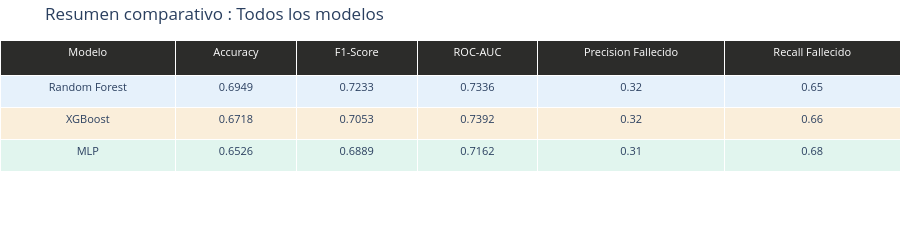

The cell this chart's notebook holds for it:
### Code cell
# -- Visualización 4: Tabla resumen ----------------------------------------------
df_resumen = df_res[['modelo','accuracy','f1_score','roc_auc',
                     'precision_fallecido','recall_fallecido']].copy()

fig_tabla = go.Figure(go.Table(
    columnwidth=[160, 110, 110, 110, 170, 160],
    header=dict(
        values=['Modelo','Accuracy','F1-Score','ROC-AUC',
                'Precision Fallecido','Recall Fallecido'],
        fill_color='#2c2c2a',
        font=dict(color='white', size=11),
        align='center',
        height=35
    ),
    cells=dict(
        values=[
            df_resumen['modelo'],
            df_resumen['accuracy'].apply(lambda x: f'{x:.4f}'),
            df_resumen['f1_score'].apply(lambda x: f'{x:.4f}'),
            df_resumen['roc_auc'].apply(lambda x: f'{x:.4f}'),
            df_resumen['precision_fallecido'].apply(lambda x: f'{x:.2f}'),
            df_resumen['recall_fallecido'].apply(lambda x: f'{x:.2f}'),
        ],
        fill_color=[['#E6F1FB','#FAEEDA','#E1F5EE']],
        font=dict(size=11),
        align='center',
        height=32
    )
))
fig_tabla.update_layout(
    title='Resumen comparativo : Todos los modelos',
    height=220,
    margin=dict(l=0, r=0, t=40, b=0),
    template='plotly_white'
)
fig_tabla.show()

### Figure 1 — Plotly figure (JSON) as saved in the notebook; plotly's stock layout.template omitted (floating-point values rounded to 4 significant figures)
{"data": [{"cells": {"align": "center", "fill": {"color": [["#E6F1FB", "#FAEEDA", "#E1F5EE"]]}, "font": {"size": 11}, "height": 32, "values": [["Random Forest", "XGBoost", "MLP"], ["0.6949", "0.6718", "0.6526"], ["0.7233", "0.7053", "0.6889"], ["0.7336", "0.7392", "0.7162"], ["0.32", "0.32", "0.31"], ["0.65", "0.66", "0.68"]]}, "columnwidth": [160, 110, 110, 110, 170, 160], "header": {"align": "center", "fill": {"color": "#2c2c2a"}, "font": {"color": "white", "size": 11}, "height": 35, "values": ["Modelo", "Accuracy", "F1-Score", "ROC-AUC", "Precision Fallecido", "Recall Fallecido"]}, "type": "table"}], "layout": {"height": 220, "margin": {"b": 0, "l": 0, "r": 0, "t": 40}, "title": {"text": "Resumen comparativo : Todos los modelos"}}}
